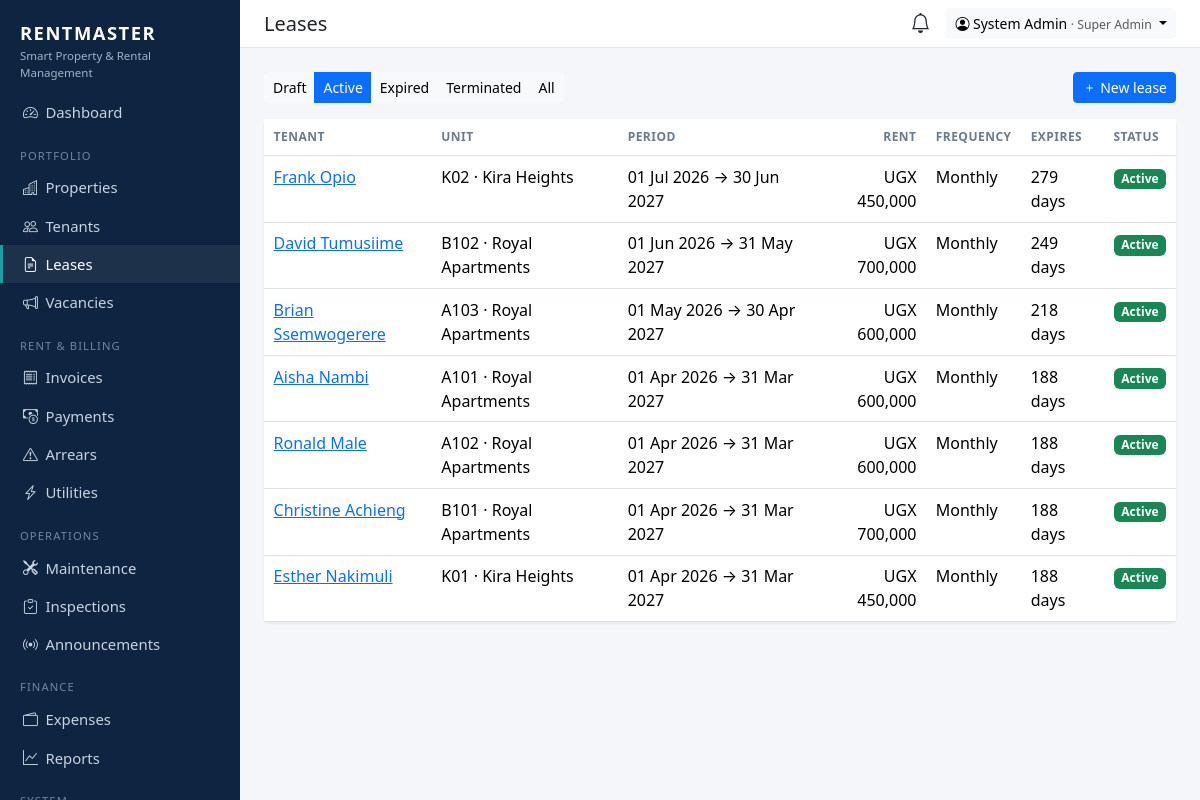
The page /tenants/leases/ (signed in) on the database its author committed.
### apps/accounts/models.py (models this page shows, shortened)
class User(AbstractUser):
    role = models.CharField(max_length=20, choices=Role.choices, default=Role.TENANT)
    phone = models.CharField(max_length=20, blank=True)
    totp_secret = models.CharField(max_length=64, blank=True, editable=False)
    totp_enabled = models.BooleanField("Two-factor authentication", default=False, editable=False)
    def __str__(self):
        return self.get_full_name() or self.username

### apps/tenants/models.py (models this page shows, shortened)
class Lease(models.Model):
    class Frequency(models.TextChoices):
        MONTHLY = "MONTHLY", "Monthly"
        QUARTERLY = "QUARTERLY", "Quarterly"
        BIANNUAL = "BIANNUAL", "Every 6 months"
        ANNUAL = "ANNUAL", "Annually"
    class Status(models.TextChoices):
        DRAFT = "DRAFT", "Draft"
        ACTIVE = "ACTIVE", "Active"
        EXPIRED = "EXPIRED", "Expired"
        TERMINATED = "TERMINATED", "Terminated"
    MONTHS_PER_PERIOD = {"MONTHLY": 1, "QUARTERLY": 3, "BIANNUAL": 6, "ANNUAL": 12}
    tenant = models.ForeignKey(Tenant, on_delete=models.PROTECT, related_name="leases")
    unit = models.ForeignKey(Unit, on_delete=models.PROTECT, related_name="leases")
    start_date = models.DateField()
    end_date = models.DateField()
    monthly_rent = models.DecimalField(max_digits=12, decimal_places=0)
    security_deposit = models.DecimalField(max_digits=12, decimal_places=0, default=0)
    payment_frequency = models.CharField(max_length=10, choices=Frequency.choices, default=Frequency.MONTHLY)
    due_day = models.PositiveSmallIntegerField(default=1, help_text="Day of month rent is due (1-28)")
    grace_period_days = models.PositiveSmallIntegerField(default=5)
    late_fee = models.DecimalField(max_digits=12, decimal_places=0, default=0, help_text="Flat fee once grace period ends")
    status = models.CharField(max_length=12, choices=Status.choices, default=Status.ACTIVE)
    agreement = models.FileField(upload_to="leases/", blank=True, storage=private_storage, validators=[DOC_EXTS])
    notes = models.TextField(blank=True)
    created_at = models.DateTimeField(auto_now_add=True)
    class Meta:
        ordering = ["-start_date"]
    @property
    def days_to_expiry(self):
        return (self.end_date - date.today()).days

class Tenant(models.Model):
    tenant_id = models.CharField(max_length=20, unique=True, editable=False)
    user = models.OneToOneField(
        settings.AUTH_USER_MODEL, null=True, blank=True, on_delete=models.SET_NULL,
        related_name="tenant_profile", help_text="Portal login (optional)",
    )
    full_name = models.CharField(max_length=150)
    phone = models.CharField(max_length=20, help_text="e.g. +256772000000")
    email = models.EmailField(blank=True)
    national_id = models.CharField("National ID / Passport No.", max_length=40, blank=True)
    occupation = models.CharField(max_length=100, blank=True)
    current_address = models.CharField(max_length=200, blank=True)
    emergency_contact_name = models.CharField(max_length=150, blank=True)
    emergency_contact_phone = models.CharField(max_length=20, blank=True)
    photo = models.FileField(upload_to="tenants/", blank=True, storage=private_storage, validators=[IMAGE_EXTS])
    registered_by = models.ForeignKey(settings.AUTH_USER_MODEL, null=True, blank=True, on_delete=models.SET_NULL,
                                      related_name="+", editable=False)
    created_at = models.DateTimeField(auto_now_add=True)
    class Meta:
        ordering = ["full_name"]

### apps/properties/models.py (models this page shows, shortened)
class Unit(models.Model):
    class Type(models.TextChoices):
        SINGLE = "SINGLE", "Single room"
        DOUBLE = "DOUBLE", "Double room"
        STUDIO = "STUDIO", "Studio"
        ONE_BED = "1BR", "1 bedroom"
        TWO_BED = "2BR", "2 bedroom"
        THREE_BED = "3BR", "3 bedroom"
        SHOP = "SHOP", "Shop"
        OFFICE = "OFFICE", "Office"
    class Status(models.TextChoices):
        AVAILABLE = "AVAILABLE", "Available"
        RESERVED = "RESERVED", "Reserved"
        OCCUPIED = "OCCUPIED", "Occupied"
        MAINTENANCE = "MAINTENANCE", "Under maintenance"
        VACANT = "VACANT", "Vacant"
    building = models.ForeignKey(Building, on_delete=models.CASCADE, related_name="units")
    number = models.CharField(max_length=20)
    unit_type = models.CharField(max_length=10, choices=Type.choices, default=Type.ONE_BED)
    monthly_rent = models.DecimalField(max_digits=12, decimal_places=0)
    security_deposit = models.DecimalField(max_digits=12, decimal_places=0, default=0)
    status = models.CharField(max_length=15, choices=Status.choices, default=Status.AVAILABLE)
    electricity_meter = models.CharField(max_length=40, blank=True)
    water_meter = models.CharField(max_length=40, blank=True)
    photo = models.FileField(upload_to="units/", blank=True, validators=[IMAGE_EXTS])
    notes = models.TextField(blank=True)
    class Meta:
        ordering = ["building", "number"]
        unique_together = [("building", "number")]
    property = property(lambda self: self.building.property)

class Building(models.Model):
    property = models.ForeignKey(Property, on_delete=models.CASCADE, related_name="buildings")
    name = models.CharField(max_length=100, help_text="e.g. Block A")
    floors = models.PositiveSmallIntegerField(default=1)
    class Meta:
        ordering = ["property", "name"]
        unique_together = [("property", "name")]

class Property(models.Model):
    class Type(models.TextChoices):
        APARTMENT = "APARTMENT", "Apartment block"
        HOUSE = "HOUSE", "Houses / estate"
        COMMERCIAL = "COMMERCIAL", "Commercial"
        MIXED = "MIXED", "Mixed use"
        HOSTEL = "HOSTEL", "Hostel"
    class Status(models.TextChoices):
        ACTIVE = "ACTIVE", "Active"
        INACTIVE = "INACTIVE", "Inactive"
        UNDER_CONSTRUCTION = "UNDER_CONSTRUCTION", "Under construction"
    name = models.CharField(max_length=150)
    code = models.CharField(max_length=20, unique=True, help_text="Short code, e.g. ROYAL")
    property_type = models.CharField(max_length=20, choices=Type.choices, default=Type.APARTMENT)
    location = models.CharField(max_length=200)
    latitude = models.DecimalField(max_digits=9, decimal_places=6, null=True, blank=True)
    longitude = models.DecimalField(max_digits=9, decimal_places=6, null=True, blank=True)
    owner = models.ForeignKey(
        settings.AUTH_USER_MODEL, on_delete=models.PROTECT, related_name="owned_properties",
        limit_choices_to={"role": "OWNER"},
    )
    managers = models.ManyToManyField(
        settings.AUTH_USER_MODEL, blank=True, related_name="managed_properties",
        limit_choices_to={"role__in": ["MANAGER", "CARETAKER"]},
        help_text="Managers and caretakers who can work on this property.",
    )
    photo = models.FileField(upload_to="properties/", blank=True, validators=[IMAGE_EXTS])
    status = models.CharField(max_length=20, choices=Status.choices, default=Status.ACTIVE)
    notes = models.TextField(blank=True)
    created_at = models.DateTimeField(auto_now_add=True)
    class Meta:
        ordering = ["name"]
        verbose_name_plural = "properties"

### apps/tenants/views.py (the view)
# urls.py: path("leases/", views.lease_list, name="lease_list"),
@role_required(*VIEW_ROLES)
def lease_list(request):
    status = request.GET.get("status", "ACTIVE")
    leases = leases_for(request.user).select_related("tenant", "unit__building__property")
    if status:
        leases = leases.filter(status=status)
    return render(request, "tenants/lease_list.html", {"leases": leases, "status": status, "statuses": Lease.Status.choices})

### apps/accounts/permissions.py (called while the page is built)
def role_required(*roles):
    def decorator(view):
        @wraps(view)
        def wrapped(request, *args, **kwargs):
            if not request.user.is_authenticated:
                from django.contrib.auth.views import redirect_to_login
                return redirect_to_login(request.get_full_path())
            if request.user.role not in roles:
                raise PermissionDenied
            return view(request, *args, **kwargs)
        return wrapped
    return decorator

### apps/core/scoping.py (called while the page is built)
def properties_for(user):
    from apps.properties.models import Property
    qs = Property.objects.all()
    if user.role in ALL_ACCESS:
        return qs
    if user.role == Role.OWNER:
        return qs.filter(owner=user)
    if user.role in (Role.MANAGER, Role.CARETAKER):
        return qs.filter(managers=user)
    return qs.none()

def leases_for(user):
    from apps.tenants.models import Lease
    if user.role == Role.TENANT:
        return Lease.objects.filter(tenant__user=user)
    return Lease.objects.filter(unit__building__property__in=properties_for(user))

### apps/core/templatetags/rm.py (called while the page is built)
@register.filter
def money(value):
    try:
        return f"{settings.RENTMASTER['CURRENCY']} {int(value or 0):,}"
    except (TypeError, ValueError):
        return value

@register.simple_tag
def badge(value, label=None):
    return format_html('<span class="badge text-bg-{}">{}</span>', BADGES.get(value, "secondary"), label or value)

### templates/tenants/lease_list.html
{% extends "base.html" %}{% load rm %}
{% block heading %}Leases{% endblock %}
{% block content %}
<div class="d-flex gap-2 mb-3">
  <div class="btn-group btn-group-sm">
    {% for v, l in statuses %}<a class="btn {% if v == status %}btn-primary{% else %}btn-light{% endif %}" href="?status={{ v }}">{{ l }}</a>{% endfor %}
    <a class="btn {% if not status %}btn-primary{% else %}btn-light{% endif %}" href="?status=">All</a>
  </div>
  {% if nav.can_manage %}<a class="btn btn-sm btn-primary ms-auto" href="{% url 'tenants:lease_create' %}"><i class="bi bi-plus"></i> New lease</a>{% endif %}
</div>
<div class="card"><div class="card-body p-0">
  <table class="table table-hover mb-0">
    <thead><tr><th>Tenant</th><th>Unit</th><th>Period</th><th class="text-end">Rent</th><th>Frequency</th><th>Expires</th><th>Status</th></tr></thead>
    {% for l in leases %}
      <tr><td><a href="{% url 'tenants:lease_detail' l.pk %}">{{ l.tenant.full_name }}</a></td><td>{{ l.unit.number }} · {{ l.unit.building.property.name }}</td>
        <td>{{ l.start_date|date:"d M Y" }} → {{ l.end_date|date:"d M Y" }}</td><td class="text-end">{{ l.monthly_rent|money }}</td><td>{{ l.get_payment_frequency_display }}</td>
        <td>{% if l.status == "ACTIVE" %}{% if l.days_to_expiry <= 30 %}<span class="text-danger">{{ l.days_to_expiry }} days</span>{% else %}{{ l.days_to_expiry }} days{% endif %}{% endif %}</td>
        <td>{% badge l.status l.get_status_display %}</td></tr>
    {% empty %}<tr><td colspan="7" class="text-muted p-3">No leases.</td></tr>{% endfor %}
  </table>
</div></div>
{% endblock %}

### templates/base.html (shortened to what this page needs)
<!doctype html>
<html lang="en">
<head>
  <link href="https://cdn.jsdelivr.net/npm/bootstrap@5.3.3/dist/css/bootstrap.min.css" rel="stylesheet">
  <link href="https://cdn.jsdelivr.net/npm/bootstrap-icons@1.11.3/font/bootstrap-icons.min.css" rel="stylesheet">
</head>
<body>
{% if user.is_authenticated %}
{% with p=request.path %}
<nav class="rm-sidebar">
  <div class="brand">RENTMASTER<small>Smart Property &amp; Rental Management</small></div>
  <ul class="nav flex-column mt-2">
    <li><a class="nav-link {% if p == '/' %}active{% endif %}" href="{% url 'dashboard' %}"><i class="bi bi-speedometer2"></i>Dashboard</a></li>
    {% if nav.properties %}
    <li class="section">Portfolio</li>
    <li><a class="nav-link {% if '/properties/' in p %}active{% endif %}" href="{% url 'properties:list' %}"><i class="bi bi-buildings"></i>Properties</a></li>
    <li><a class="nav-link {% if p == '/tenants/' or '/tenants/new' in p %}active{% endif %}" href="{% url 'tenants:list' %}"><i class="bi bi-people"></i>Tenants</a></li>
    <li><a class="nav-link {% if '/leases/' in p %}active{% endif %}" href="{% url 'tenants:lease_list' %}"><i class="bi bi-file-earmark-text"></i>Leases</a></li>
    {% endif %}
    {% if nav.vacancies %}<li><a class="nav-link {% if '/vacancies/' in p %}active{% endif %}" href="{% url 'vacancies:listing_list' %}"><i class="bi bi-megaphone"></i>Vacancies</a></li>{% endif %}
    {% if nav.billing %}
    <li class="section">{% if nav.is_tenant %}My account{% else %}Rent &amp; billing{% endif %}</li>
    <li><a class="nav-link {% if '/invoices/' in p %}active{% endif %}" href="{% url 'billing:invoice_list' %}"><i class="bi bi-receipt"></i>Invoices</a></li>
    <li><a class="nav-link {% if '/payments/' in p %}active{% endif %}" href="{% url 'billing:payment_list' %}"><i class="bi bi-cash-coin"></i>Payments</a></li>
    {% endif %}
    {% if nav.arrears %}<li><a class="nav-link {% if '/arrears/' in p %}active{% endif %}" href="{% url 'billing:arrears' %}"><i class="bi bi-exclamation-triangle"></i>Arrears</a></li>{% endif %}
    {% if nav.utilities %}<li><a class="nav-link {% if '/utilities/' in p %}active{% endif %}" href="{% url 'billing:utility_list' %}"><i class="bi bi-lightning-charge"></i>Utilities</a></li>{% endif %}
    <li class="section">Operations</li>
    <li><a class="nav-link {% if '/maintenance/' in p %}active{% endif %}" href="{% url 'maintenance:list' %}"><i class="bi bi-tools"></i>Maintenance</a></li>
    {% if nav.inspections %}<li><a class="nav-link {% if '/inspections/' in p %}active{% endif %}" href="{% url 'inspections:list' %}"><i class="bi bi-clipboard-check"></i>Inspections</a></li>{% endif %}
    {% if nav.announce %}<li><a class="nav-link {% if '/announcements/' in p %}active{% endif %}" href="{% url 'announcement' %}"><i class="bi bi-broadcast"></i>Announcements</a></li>{% endif %}
    {% if nav.finance %}
    <li class="section">Finance</li>
    <li><a class="nav-link {% if '/expenses/' in p %}active{% endif %}" href="{% url 'finance:expense_list' %}"><i class="bi bi-wallet2"></i>Expenses</a></li>
    <li><a class="nav-link {% if '/reports/' in p %}active{% endif %}" href="{% url 'finance:report' %}"><i class="bi bi-graph-up"></i>Reports</a></li>
    {% endif %}
    {% if nav.audit or nav.admin %}<li class="section">System</li>{% endif %}
  </ul>
</nav>
<div class="rm-main">
  <div class="rm-topbar d-flex align-items-center justify-content-between px-4 py-2 no-print">
    <h1 class="h5 mb-0">{% block heading %}{% endblock %}</h1>
    <div class="d-flex align-items-center gap-3">
      <a href="{% url 'notifications' %}" class="position-relative text-body" title="Notifications">
        <i class="bi bi-bell fs-5"></i>
      </a>
      <div class="dropdown">
        <button class="btn btn-sm btn-light dropdown-toggle" data-bs-toggle="dropdown">
          <i class="bi bi-person-circle"></i> {{ user }} <span class="text-muted small">· {{ user.get_role_display }}</span>
        </button>
      </div>
    </div>
  </div>
  <main class="p-4">
    {% block content %}{% endblock %}
  </main>
</div>
{% endwith %}
{% else %}
  {% block public %}{% endblock %}
{% endif %}
</body>
</html>

### templates/base.html (style rules this page uses)
:root { --rm-navy: #0f2440; --rm-accent: #18a0a0; }
body { background: #f4f6f9; }
.rm-sidebar { background: var(--rm-navy); min-height: 100vh; width: 240px; position: fixed; top: 0; left: 0; overflow-y: auto; z-index: 1030; }
.rm-sidebar .brand { color: #fff; font-weight: 800; letter-spacing: .08em; padding: 1.2rem 1.25rem .25rem; font-size: 1.15rem; }
.rm-sidebar .brand small { display:block; font-weight: 400; letter-spacing: 0; color: #9fb3c8; font-size: .72rem; }
.rm-sidebar .nav-link { color: #c7d3e0; padding: .5rem 1.25rem; border-left: 3px solid transparent; font-size: .93rem; }
.rm-sidebar .nav-link i { width: 1.4rem; display: inline-block; }
.rm-sidebar .nav-link:hover, .rm-sidebar .nav-link.active { color: #fff; background: rgba(255,255,255,.06); border-left-color: var(--rm-accent); }
.rm-sidebar .section { color: #6f86a0; font-size: .7rem; text-transform: uppercase; letter-spacing: .1em; padding: 1rem 1.25rem .25rem; }
.rm-main { margin-left: 240px; }
.rm-topbar { background: #fff; border-bottom: 1px solid #e3e8ef; }
.card { border: 0; box-shadow: 0 1px 3px rgba(15,36,64,.08); }
.table > :not(caption) > * > * { padding: .55rem .6rem; }
.table thead th { font-size: .75rem; text-transform: uppercase; color: #6c7a89; letter-spacing: .04em; }

### rows shown on the page
User: first_name+last_name "System Admin", role "Super Admin"
Lease: tenant.full_name "Frank Opio", unit.number "K02", unit.building.property.name "Kira Heights", start_date "01 Jul 2026", end_date "30 Jun 2027", monthly_rent "UGX 450,000", payment_frequency "Monthly", days_to_expiry "279", status "Active"
Lease: tenant.full_name "David Tumusiime", unit.number "B102", unit.building.property.name "Royal Apartments", start_date "01 Jun 2026", end_date "31 May 2027", monthly_rent "UGX 700,000", payment_frequency "Monthly", days_to_expiry "249", status "Active"
Lease: tenant.full_name "Brian Ssemwogerere", unit.number "A103", unit.building.property.name "Royal Apartments", start_date "01 May 2026", end_date "30 Apr 2027", monthly_rent "UGX 600,000", payment_frequency "Monthly", days_to_expiry "218", status "Active"
Lease: tenant.full_name "Aisha Nambi", unit.number "A101", unit.building.property.name "Royal Apartments", start_date "01 Apr 2026", end_date "31 Mar 2027", monthly_rent "UGX 600,000", payment_frequency "Monthly", days_to_expiry "188", status "Active"
Lease: tenant.full_name "Ronald Male", unit.number "A102", unit.building.property.name "Royal Apartments", start_date "01 Apr 2026", end_date "31 Mar 2027", monthly_rent "UGX 600,000", payment_frequency "Monthly", days_to_expiry "188", status "Active"
Lease: tenant.full_name "Christine Achieng", unit.number "B101", unit.building.property.name "Royal Apartments", start_date "01 Apr 2026", end_date "31 Mar 2027", monthly_rent "UGX 700,000", payment_frequency "Monthly", days_to_expiry "188", status "Active"
Lease: tenant.full_name "Esther Nakimuli", unit.number "K01", unit.building.property.name "Kira Heights", start_date "01 Apr 2026", end_date "31 Mar 2027", monthly_rent "UGX 450,000", payment_frequency "Monthly", days_to_expiry "188", status "Active"

### other values the page prints
{{ l }} "Draft" "Active" "Expired" "Terminated"
